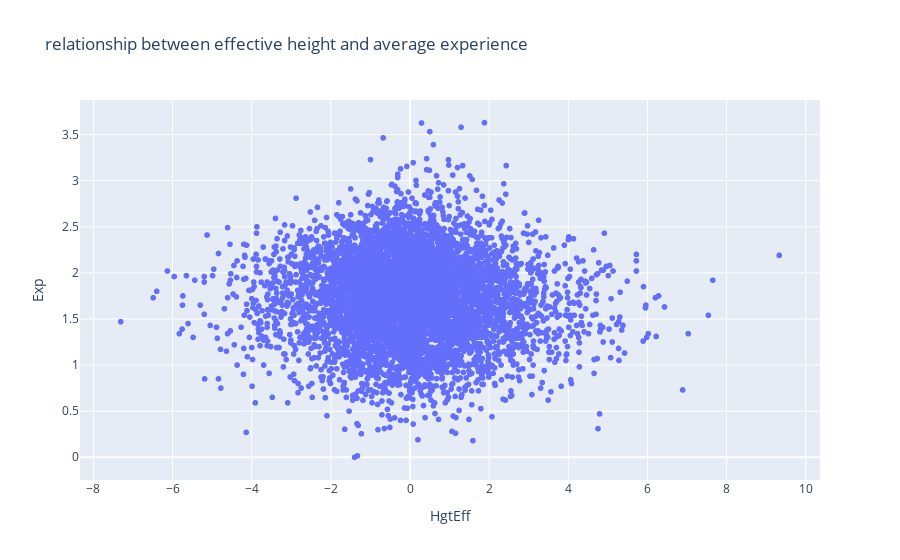

Notebook source saved alongside this figure:
### Code cell
import plotly.express as px
fig = px.scatter(
multivariatecopy,
x='HgtEff',
y='Exp',
hover_name='Team/Year',
title='relationship between effective height and average experience'
)
fig.show()

### Figure 1 — Plotly figure (JSON) as saved in the notebook; plotly's stock layout.template omitted (floating-point values rounded to 4 significant figures; data arrays with more than 128 entries replaced by an {"elided": "..."} marker saying what was removed)
{"data": [{"hovertemplate": "<b>%{hovertext}</b><br><br>HgtEff=%{x}<br>Exp=%{y}<extra></extra>", "hovertext": {"elided": "6660 str values"}, "legendgroup": "", "marker": {"color": "#636efa", "symbol": "circle"}, "mode": "markers", "name": "", "showlegend": false, "type": "scattergl", "x": {"elided": "6660 float values"}, "xaxis": "x", "y": {"elided": "6660 float values"}, "yaxis": "y"}], "layout": {"legend": {"tracegroupgap": 0}, "title": {"text": "relationship between effective height and average experience"}, "xaxis": {"anchor": "y", "domain": [0, 1], "title": {"text": "HgtEff"}}, "yaxis": {"anchor": "x", "domain": [0, 1], "title": {"text": "Exp"}}}}
